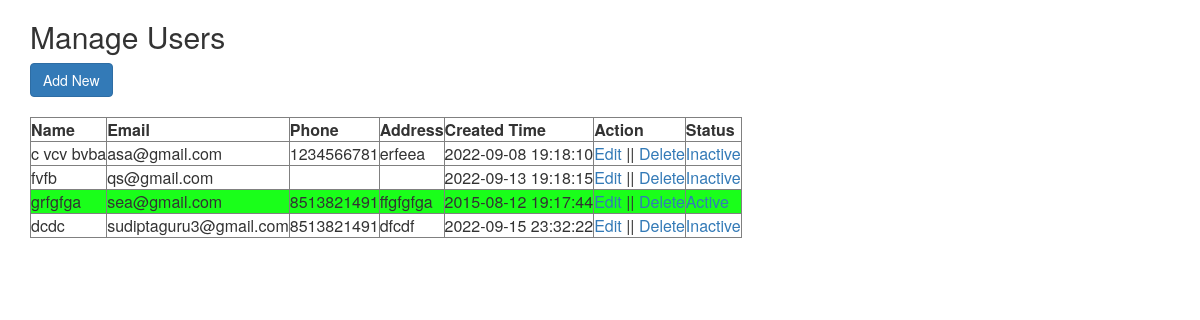
The page / on the database its author committed.
### tables this page shows
CREATE TABLE `user` (
  `id` int(11) NOT NULL,
  `name` varchar(255) NOT NULL,
  `email` varchar(255) NOT NULL,
  `address` varchar(255) NOT NULL,
  `phone` varchar(255) NOT NULL,
  `status` int(3) NOT NULL DEFAULT 0,
  `created_at` datetime NOT NULL
);

### index.php (the view, shortened to what this page needs)
<?php
include "connect.php";
$sql = mysqli_query($conn, "SELECT * FROM user");
?>
<link rel="stylesheet" href="https://maxcdn.bootstrapcdn.com/bootstrap/3.4.1/css/bootstrap.min.css">
<div class="container">
	<div class="table-wrapper">
		<div class="table-title">
			<div class="row">
				<div class="col-sm-6">
					<h2>Manage Users</h2>
				</div>
			</div>
		</div>
		<a href="registration.php" class="btn btn-primary">Add New</a>
		<br><br>
		<table border="1">
			<tr>
				<th>Name</th>
				<th>Email</th>
				<th>Phone</th>
				<th>Address</th>
				<th>Created Time</th>
				<th>Action</th>
				<th>Status</th>
			</tr>
			<?php
			$current_date = strtotime(date('Y-m-d H:i:s'));
			$end = date('Y-m-d H:i:s', strtotime('-5 years', $current_date));
			while ($data = mysqli_fetch_array($sql)) {
				if (($data["created_at"] < $end) and ($data["status"] == 1)) {
					$tr = 'odd';
				} else {
					$tr = 'even';
				}
			?>
				<tr class="<?php echo $tr; ?>">
					<td><?php echo $data['name']; ?></td>
					<td><?php echo $data['email']; ?></td>
					<td><?php echo $data['phone']; ?></td>
					<td><?php echo $data['address']; ?></td>
					<td><?php echo $data['created_at']; ?></td>
					<td><a href="edit.php?id=<?php echo $data['id']; ?>">Edit</a> ||
						<a href="delete.php?id=<?php echo $data['id']; ?>">Delete</a>
					</td>
					<td><a href="active_deactive.php?id=<?php echo $data['id']; ?>">
							<?php
							if ($data['status'] == 1) {
								echo "Active";
							} else {
								echo "Inactive";
							}
							?></a></td>
				</tr>
			<?php
			}
			?>
		</table>
	</div>
</div>

### index.php (style rules this page uses)
.odd td { background-color: #1aff1a; }
.even td { backgorund-color: #F6F6F6; }

### rows shown on the page
user: name "c vcv bvba", email "asa@gmail.com", phone "1234566781", address "erfeea", created_at "2022-09-08 19:18:10", status "Inactive"
user: name "fvfb", email "qs@gmail.com", created_at "2022-09-13 19:18:15", status "Inactive"
user: name "grfgfga", email "sea@gmail.com", phone "8513821491", address "ffgfgfga", created_at "2015-08-12 19:17:44", status "Active"
user: name "dcdc", email "sudiptaguru3@gmail.com", phone "8513821491", address "dfcdf", created_at "2022-09-15 23:32:22", status "Inactive"
